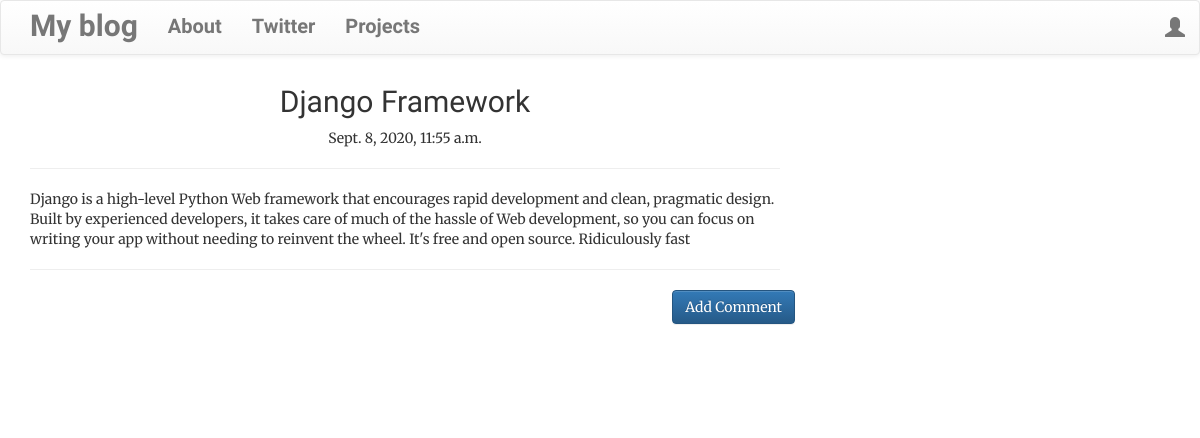
The page /post/5 on the database its author committed.
### blog/models.py (models this page shows, shortened)
class Post(models.Model):
    author = models.ForeignKey('auth.User', on_delete=models.CASCADE)
    title = models.CharField(max_length=200)
    text = models.TextField()
    create_date = models.DateTimeField(default=timezone.now)
    published_date = models.DateTimeField(blank=True, null=True)

### blog/views.py (the view)
# urls.py: path('post/<int:pk>', views.PostDetailView.as_view(), name='post_detail'),
class PostDetailView(DetailView):
    model = Post

### blog/templates/blog/post_detail.html (shortened to what this page needs)
{% extends 'blog/base.html'%}
{% block content %}
    <h1 class="posttitle loader">{{post.title}}</h1>
        {% if post.published_date %}
            <div class="date postdate">
                {{ post.published_date }}
            </div> <hr>
        {% else %}
         <a class='btn btn-default' href="{% url 'post_publish' pk=post.pk %}">Publish</a>
        {% endif %}
        <p class="postcontent">{{ post.text|safe|linebreaksbr }}</p>
        <hr>
        <a class='btn btn-primary btn-comment' href="{% url 'add_comment_to_post' pk=post.pk %}">Add Comment</a>
    <div class="container">
        {% for comment in post.comments.all %}
        <br>
            {% empty %}
                <p>No Comments posted.</p>
        {% endfor %}
    </div>
{% endblock %}

### blog/static/css/blog.css (style rules this page uses)
body { background-color: #fff; font-family: 'Merriweather', serif; }
.postdate { text-align: center; }
.posttitle { font-family: 'Indie Flower', cursive; font-size: 3rem; text-align: center; }
.postcontent { margin-top: 15px; margin-bottom: 15px; }
.btn-comment { position: absolute; right: 0px; }

### rows shown on the page
Post: title "Django Framework", published_date "Sept. 8, 2020, 11:55 a.m.", text "Django is a high-level Python Web framework that encourages rapid development and clean, pragmatic design. Built by experienced developers, it takes care of much of the hassle of Web development, so you can focus on writing your app without needing to reinvent the wheel. It's free and open source. Ridiculously fast"
